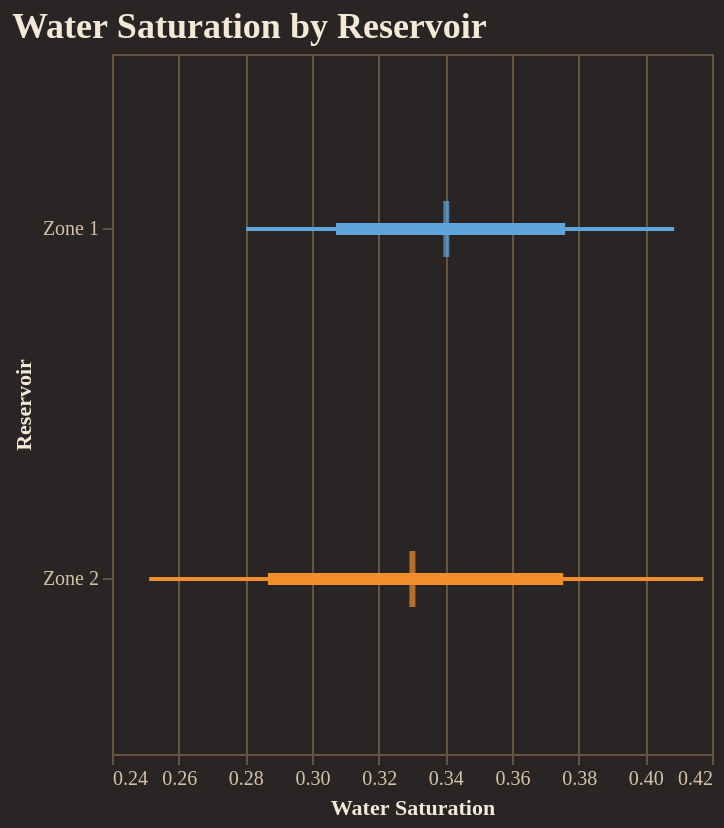

This figure's notebook cell:
### Code cell
fig = reporter.plotter.forest_plot(
    "Water Saturation", 
    backend=PLOTTING_BACKEND
)
fig.show()

### Figure 1 — Vega-Lite specification as saved in the notebook (floating-point values rounded to 4 significant figures)
{"config": {"background": "#292524", "view": {"fill": "#292524", "stroke": "#665340"}, "title": {"color": "#f4e9d7", "font": "Merriweather", "fontSize": 18, "fontWeight": 600, "subtitleColor": "#d5c2a6", "anchor": "start"}, "axis": {"domainColor": "#665340", "gridColor": "#665340", "tickColor": "#665340", "labelColor": "#d5c2a6", "titleColor": "#f4e9d7", "labelFont": "Merriweather", "titleFont": "Merriweather"}, "legend": {"titleColor": "#f4e9d7", "labelColor": "#d5c2a6", "labelFont": "Merriweather", "titleFont": "Merriweather", "orient": "top-right", "symbolType": "circle"}, "header": {"labelColor": "#d5c2a6", "titleColor": "#f4e9d7", "labelFont": "Merriweather", "titleFont": "Merriweather"}, "mark": {"color": "#c78d3b"}, "line": {"color": "#c78d3b"}, "bar": {"color": "#c78d3b"}, "point": {"color": "#ddb06d"}, "area": {"color": "#c78d3b", "opacity": 0.35}, "text": {"color": "#f4e9d7", "font": "Merriweather"}, "range": {"category": ["#5DA5DA", "#F28E2B", "#59C36A", "#E15759", "#B07AA1", "#4ECDC4", "#FF9DA7", "#EDC948"]}}, "layer": [{"mark": {"type": "rule", "strokeWidth": 2}, "encoding": {"color": {"field": "group", "legend": null, "type": "nominal"}, "x": {"field": "p10", "scale": {"zero": false}, "title": "Water Saturation", "type": "quantitative"}, "x2": {"field": "p90"}, "y": {"field": "group", "sort": ["Zone 1", "Zone 2"], "title": "Reservoir", "type": "nominal"}}}, {"mark": {"type": "rule", "strokeWidth": 6}, "encoding": {"color": {"field": "group", "legend": null, "type": "nominal"}, "x": {"field": "p25", "scale": {"zero": false}, "title": "Water Saturation", "type": "quantitative"}, "x2": {"field": "p75"}, "y": {"field": "group", "sort": ["Zone 1", "Zone 2"], "title": "Reservoir", "type": "nominal"}}}, {"mark": {"type": "tick", "color": "black", "size": 28, "thickness": 3}, "encoding": {"color": {"field": "group", "legend": null, "type": "nominal"}, "tooltip": [{"field": "group", "title": "Group", "type": "nominal"}, {"field": "p10", "title": "P10", "type": "quantitative"}, {"field": "p25", "title": "P25", "type": "quantitative"}, {"field": "median", "title": "Median", "type": "quantitative"}, {"field": "p75", "title": "P75", "type": "quantitative"}, {"field": "p90", "title": "P90", "type": "quantitative"}], "x": {"field": "median", "scale": {"zero": false}, "title": "Water Saturation", "type": "quantitative"}, "y": {"field": "group", "sort": ["Zone 1", "Zone 2"], "title": "Reservoir", "type": "nominal"}}}], "data": {"name": "data-7b167f7f0e64b77f235a4a0c8bac4e53"}, "height": 350, "title": "Water Saturation by Reservoir", "width": "container", "$schema": "https://vega.github.io/schema/vega-lite/v5.20.1.json", "datasets": {"data-7b167f7f0e64b77f235a4a0c8bac4e53": [{"group": "Zone 1", "p10": 0.2802, "p25": 0.3072, "median": 0.3403, "p75": 0.3759, "p90": 0.4086}, {"group": "Zone 2", "p10": 0.2512, "p25": 0.2868, "median": 0.3301, "p75": 0.3754, "p90": 0.4174}]}}
